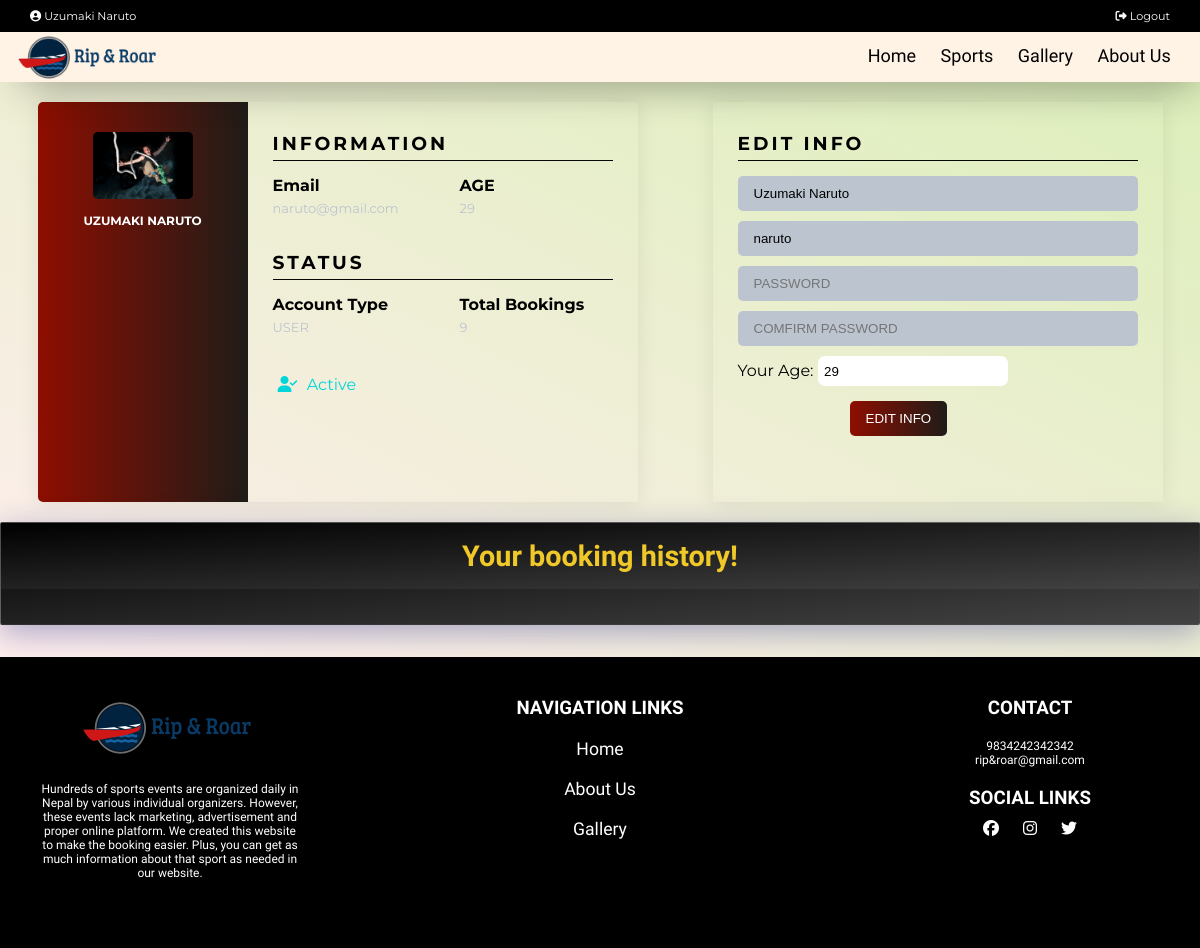
Screenshot of /profile.php (signed in) with the database file from the repository.
### tables this page shows
CREATE TABLE `users` (
  `user_id` int(11) NOT NULL,
  `name` varchar(50) NOT NULL,
  `username` varchar(50) NOT NULL,
  `email` varchar(50) NOT NULL,
  `age` int(11) NOT NULL,
  `country` varchar(255) NOT NULL,
  `password` varchar(50) NOT NULL,
  `role` int(11) NOT NULL,
  `status` int(11) NOT NULL
);

### includes/db.php (called while the page is built, shortened)
<?php
class DbConnection{
    private $host = 'localhost';
    private $username = 'root';
    private $password = '';
    private $database = 'rrdb';
    protected $connection;
    public function __construct(){
        if (!isset($this->connection)) {
            $this->connection = new mysqli($this->host, $this->username, $this->password, $this->database);
        }
        return $this->connection;
    }
}
?>

### includes/crud.php (called while the page is built, shortened)
<?php
     include_once "db.php";
     class CrudOperation extends DbConnection{
         public function fetch_data_with_id($table_name, $column_name, $id) {
            $sql = "SELECT * FROM $table_name WHERE $column_name = '$id'";
            $query = $this->connection->query($sql);
            if($query){
                $row = $query->fetch_array();
                return $row;
            }
            else
            echo "Invalid sql ".$sql;
         }
     }
     $crud = new CrudOperation;
?>

### profile.php (the view, shortened to what this page needs)
<?php include 'header.php';
    if(isset($_SESSION['user'])) {
        $user_info = $crud->fetch_data_with_id('users', 'user_id', $_SESSION['user']);
            ?>
    <section class="profileContainer" >
        <div class="profile-container">
            <div class="profile-display mt-20 mb-20">
                    <div class="wrapper">
                <div class="left">
                    <img src="assets/BUNGY-COOL-GUY-copyright-The-Last-Resort-2.jpg" alt="user" width="100">
                    <h5><?php echo strtoupper($user_info['name']); ?></h5>
                </div>
                <div class="right">
                    <div class="info">
                        <h3>Information</h3>
                        <div class="info_data">
                            <div class="data">
                                <h4>Email</h4>
                                <p><?php echo strtolower($user_info['email']); ?></p>
                            </div>
                            <div class="data">
                            <h4>AGE</h4>
                                <p><?php echo $user_info['age']; ?></p>
                        </div>
                        </div>
                    </div>
                    <div class="projects">
                            <h3>STATUS</h3>
                            <div class="projects_data">
                                <div class="data">
                                    <h4>Account Type</h4>
                                    <p>USER</p>
                                </div>
                                <div class="data">
                                <h4>Total Bookings</h4>
                                    <p><?php echo rand(0, 50);?></p>
                            </div>
                            </div>
                        </div>
                        <div class="social_media">
                            <?php
                                if($user_info['status']) {
                                    ?>
                                        <i class="fas fa-user-check"></i> <span>Active</span>
                                    <?php
                                }
                                else {
                                    ?>
                                    <a href="profile.php?get_verification=1">Deactive</a>
                                    <?php
                                }
                            ?>
                        </div>
                        </div>
                        </div>
                        </div>
                <div class="profile-edit mt-20 mb-20">
                    <div class="wrapper">
                <div class="right">
                    <div class="info">
                        <h3>EDIT INFO</h3>
                        <form method="POST" action='<?php echo htmlspecialchars($_SERVER["PHP_SELF"]);?>' enctype="multipart/form-data">
                        <input type='text' name="name"  value="<?php echo $user_info['name'];?>" placeholder="Full Name"/>
                        <input type='text' name="username"  value="<?php echo $user_info['username'];?>" placeholder="Username"/>
                        <input type='password' name="pass1"  value="<?php echo (isset($_POST['pass1'])) ? $_POST['pass1']: '';?>" placeholder="PASSWORD"/>
                        <input type='password' name="pass2"  value="<?php echo (isset($_POST['pass2'])) ? $_POST['pass2']: '';?>" placeholder="COMFIRM PASSWORD"/>
                        <div>
                            <label>Your Age:</label>
                            <input type='number' class="age" name="age"  value="<?php echo $user_info['age'];?>" placeholder="AGE"/>
                        </div>
                        <button type="submit" name="user_edit">EDIT INFO</button><br>
                    </form>
                    </div>
                </div>
                </div>
                </div>
        </div>
        <div class="profileBookingDetails">
            <div class="profileBookingDetailsInner">
            <h3>Your booking history!</h3><ul>
            ?></ul>
            </div>
        </div>
    </section>
    <?php
    }
    else header('Location: login.php');
    ?>
<?php include 'footer.php'; ?>

### header.php (shortened to what this page needs)
<?php
   include_once 'includes/form.php';
   $curPage = basename($_SERVER['PHP_SELF']);
   ?>
<!DOCTYPE html>
<html lang="en">
<head>
    <link rel="stylesheet" type="text/css" href="css/main.css" />
    <link rel="stylesheet" type="text/css" href="css/flickity.css" />
</head>
<body>
   <div class="top-nav">
      <?php if (!isset($_SESSION['user']) ||(trim ($_SESSION['user']) == '')){ ?>
      <a href="login.php" class="logout <?php echo ($curPage == "register.php" ? "active" : "");?>"><i class="fas fa-user-plus"></i> SignUp/SignIn</a>
      <?php } else {
         $userDetailsRow = $crud->fetch_data_with_id('users', 'user_id', $_SESSION['user']);
         ?>
         <a href="profile.php" class="<?php echo ($curPage == "account.php" ? "active" : "");?>"style="margin-right:auto;z-index:999;"><i class="fas fa-user-circle"></i> <?php echo ucfirst($userDetailsRow['name']); ?></a>
         <a href="index.php?logout='1'" class="logout"><i class="fas fa-sign-out-alt"></i> Logout</a>
      <?php }?>
   </div>
   <div class="nav " >
      <div class="nav-header">
         <div class="nav-title">
            <a href="index.php"><img src="assets/logo-riproar.PNG" alt="Logo" ></a>
         </div>
      </div>
      <div class="nav-links" style="padding-right:1.2rem">
         <a href="index.php" class="<?php echo ($curPage == "index.php" ? "active" : "");?>" >Home</a>
         <a href="explore.php" class="<?php echo ($curPage == "explore.php" ? "active" : "");?>">Sports</a>
         <a href="gallery.php" class="<?php echo ($curPage == "gallery.php" ? "active" : "");?>"> Gallery</a>
         <a href="about.php" class="<?php echo ($curPage == "about.php" ? "active" : "");?>">About Us</a>
      </div>
   </div>

### rows the page displays
users: name "Uzumaki Naruto", name "UZUMAKI NARUTO", email "naruto@gmail.com", age "29", username "naruto"
